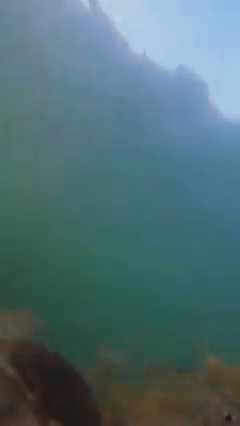
#> input picture frame 45 of 2/240underwater.mp4, 240 x 426 px
$ python live_video_filter.py
#> lines starting #> are read from the running program, lines starting #| are printed output that depends on the picture; after the words box and inside, x2 and y2 are one past the last pixel; in counts of white or black regions, pixels touching at a corner belong together
import cv2
import numpy as np

camera = cv2.VideoCapture("240underwater.mp4")
def nothing(x):
    pass
cv2.namedWindow("frame")
cv2.createTrackbar("H1","frame",0,180,nothing)
#> slider 'H1' is set to 60
cv2.createTrackbar("H2","frame",0,180,nothing)
#> slider 'H2' is set to 180
cv2.createTrackbar("S1","frame",0,255,nothing)
#> slider 'S1' is set to 85
cv2.createTrackbar("S2","frame",0,255,nothing)
#> slider 'S2' is set to 255
cv2.createTrackbar("V1","frame",0,255,nothing)
#> slider 'V1' is set to 85
cv2.createTrackbar("V2","frame",0,255,nothing)
#> slider 'V2' is set to 255

while camera.isOpened():
    ret,frame =camera.read()
#> frame is the input picture: shape (426, 240, 3); mean B, G, R 115, 110, 79.4


    cv2.imshow("Real",frame)
    # Ekran boyutlarını ayarlıyor
    HSV=cv2.cvtColor(frame,cv2.COLOR_BGR2HSV)
#> HSV: shape (426, 240, 3); mean H, S, V 81.3, 96.1, 121.1

    H1=cv2.getTrackbarPos("H1","frame")
    H2=cv2.getTrackbarPos("H2","frame")
    S1=cv2.getTrackbarPos("S1","frame")
    S2=cv2.getTrackbarPos("S2","frame")
    V1=cv2.getTrackbarPos("V1","frame")
    V2=cv2.getTrackbarPos("V2","frame")

    lower=np.array([H1,S1,V1])
    upper=np.array([H2,S2,V2])

    mask=cv2.inRange(HSV,lower,upper)
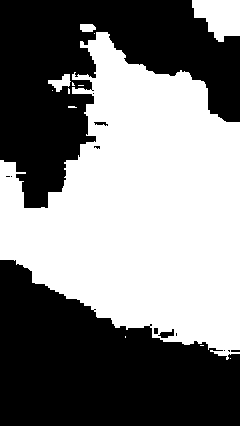
#> mask: shape (426, 240); 49.4% white; 13 white regions (9 under 20 px), largest, box (x1, y1, x2, y2) and area: (0, 32, 240, 360) 48654, (192, 0, 240, 42) 1452, (48, 74, 71, 92) 206, (80, 24, 96, 32) 112
    cv2.imshow("HSV_Görüntü",HSV)
    masked_image=cv2.bitwise_and(frame,frame,mask=mask)
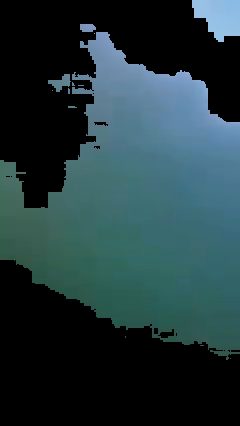
#> masked_image: shape (426, 240, 3); mean B, G, R 59.9, 56.1, 34.6
    cv2.imshow("Kirmizi_Filtreli",masked_image)


    # Kameradan görüntü alınırsa
    if cv2.waitKey(1) & 0xFF == ord("q"):
#> (key q is pressed here)
        print("Kamera sonlandirildi")
        break
camera.release()
cv2.destroyAllWindows()

$ run again, starting later in the video
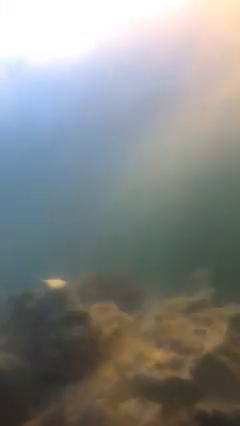
#> input picture frame 202 of 2/240underwater.mp4, 240 x 426 px
#> frame is the input picture: shape (426, 240, 3); mean B, G, R 133.5, 135.2, 132.9
#> HSV: shape (426, 240, 3); mean H, S, V 57.4, 50.9, 147.1
#> `mask=cv2.inRange(HSV,lower,upper)`:
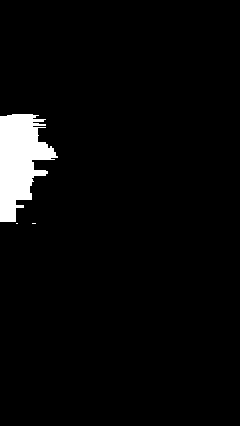
#> mask: shape (426, 240); 3.7% white; 3 white regions (2 under 20 px), largest, box (x1, y1, x2, y2) and area: (0, 114, 58, 222) 3774
#> `masked_image=cv2.bitwise_and(frame,frame,mask=mask)`:
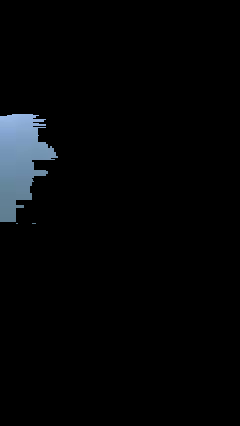
#> masked_image: shape (426, 240, 3); mean B, G, R 6.6, 5.5, 4.3

$ run again, starting later in the video
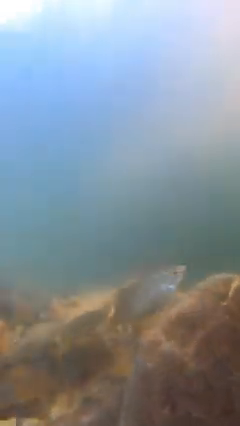
#> input picture frame 360 of 2/240underwater.mp4, 240 x 426 px
#> frame is the input picture: shape (426, 240, 3); mean B, G, R 154.1, 145.3, 134.2
#> HSV: shape (426, 240, 3); mean H, S, V 71.7, 69.4, 166.7
#> `mask=cv2.inRange(HSV,lower,upper)`:
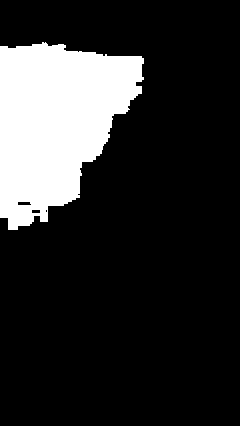
#> mask: shape (426, 240); 17.8% white; 1 white region, box (x1, y1, x2, y2) and area: (0, 42, 144, 230) 18202
#> `masked_image=cv2.bitwise_and(frame,frame,mask=mask)`:
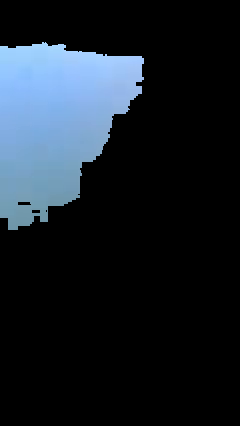
#> masked_image: shape (426, 240, 3); mean B, G, R 39.7, 31.7, 24.1
